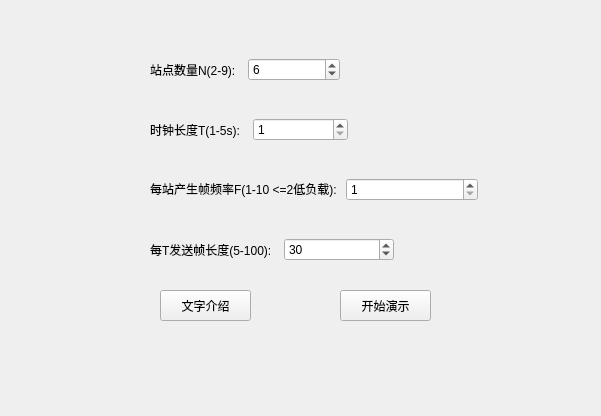
<?xml version="1.0" encoding="UTF-8"?>
<ui version="4.0">
 <class>MainWindow</class>
 <widget class="QMainWindow" name="MainWindow">
  <property name="geometry">
   <rect>
    <x>0</x>
    <y>0</y>
    <width>601</width>
    <height>416</height>
   </rect>
  </property>
  <property name="windowTitle">
   <string>MainWindow</string>
  </property>
  <widget class="QWidget" name="centralwidget">
   <widget class="QPushButton" name="pbAnime">
    <property name="geometry">
     <rect>
      <x>340</x>
      <y>290</y>
      <width>91</width>
      <height>31</height>
     </rect>
    </property>
    <property name="text">
     <string>开始演示</string>
    </property>
   </widget>
   <widget class="QPushButton" name="pbText">
    <property name="geometry">
     <rect>
      <x>160</x>
      <y>290</y>
      <width>91</width>
      <height>31</height>
     </rect>
    </property>
    <property name="text">
     <string>文字介绍</string>
    </property>
   </widget>
   <widget class="QWidget" name="widget" native="true">
    <property name="geometry">
     <rect>
      <x>150</x>
      <y>50</y>
      <width>190</width>
      <height>39</height>
     </rect>
    </property>
    <layout class="QHBoxLayout" name="horizontalLayout">
     <item>
      <widget class="QLabel" name="label">
       <property name="text">
        <string>站点数量N(2-9):  </string>
       </property>
      </widget>
     </item>
     <item>
      <widget class="QSpinBox" name="sbNum">
       <property name="minimum">
        <number>2</number>
       </property>
       <property name="maximum">
        <number>9</number>
       </property>
       <property name="value">
        <number>6</number>
       </property>
      </widget>
     </item>
    </layout>
   </widget>
   <widget class="QWidget" name="widget_2" native="true">
    <property name="geometry">
     <rect>
      <x>150</x>
      <y>110</y>
      <width>198</width>
      <height>39</height>
     </rect>
    </property>
    <layout class="QHBoxLayout" name="horizontalLayout_2">
     <item>
      <widget class="QLabel" name="label_2">
       <property name="text">
        <string>时钟长度T(1-5s):  </string>
       </property>
      </widget>
     </item>
     <item>
      <widget class="QSpinBox" name="sbTime">
       <property name="minimum">
        <number>1</number>
       </property>
       <property name="maximum">
        <number>5</number>
       </property>
      </widget>
     </item>
    </layout>
   </widget>
   <widget class="QWidget" name="widget_3" native="true">
    <property name="geometry">
     <rect>
      <x>150</x>
      <y>170</y>
      <width>328</width>
      <height>39</height>
     </rect>
    </property>
    <layout class="QHBoxLayout" name="horizontalLayout_3">
     <item>
      <widget class="QLabel" name="label_3">
       <property name="text">
        <string>每站产生帧频率F(1-10 &lt;=2低负载):  </string>
       </property>
      </widget>
     </item>
     <item>
      <widget class="QSpinBox" name="sbFre">
       <property name="minimum">
        <number>1</number>
       </property>
       <property name="maximum">
        <number>10</number>
       </property>
      </widget>
     </item>
    </layout>
   </widget>
   <widget class="QWidget" name="widget_4" native="true">
    <property name="geometry">
     <rect>
      <x>150</x>
      <y>230</y>
      <width>244</width>
      <height>39</height>
     </rect>
    </property>
    <layout class="QHBoxLayout" name="horizontalLayout_4">
     <item>
      <widget class="QLabel" name="label_4">
       <property name="text">
        <string>每T发送帧长度(5-100):  </string>
       </property>
      </widget>
     </item>
     <item>
      <widget class="QSpinBox" name="sbLength">
       <property name="minimum">
        <number>5</number>
       </property>
       <property name="maximum">
        <number>100</number>
       </property>
       <property name="value">
        <number>30</number>
       </property>
      </widget>
     </item>
    </layout>
   </widget>
  </widget>
 </widget>
 <resources/>
 <connections/>
</ui>
